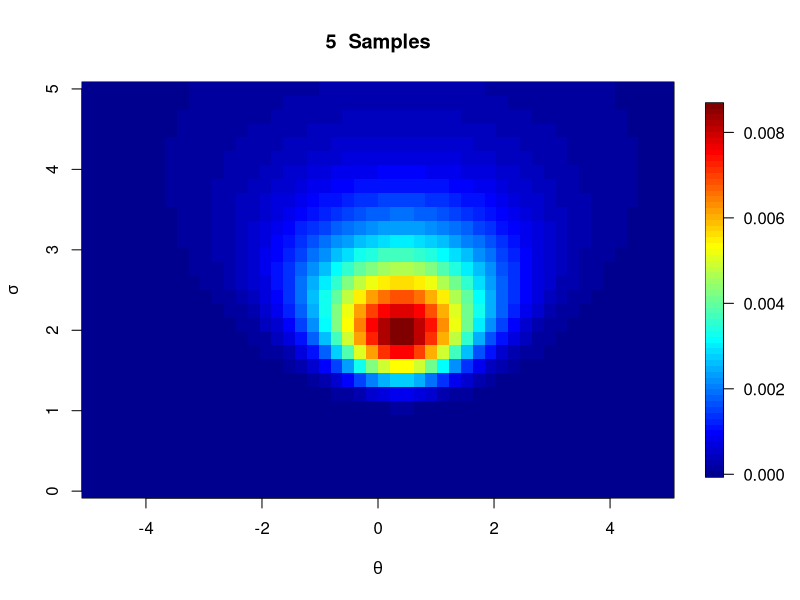
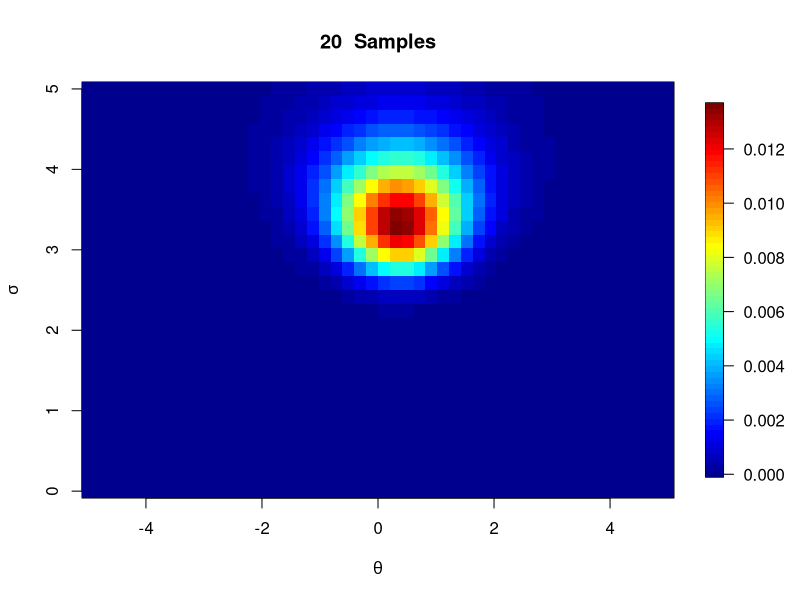
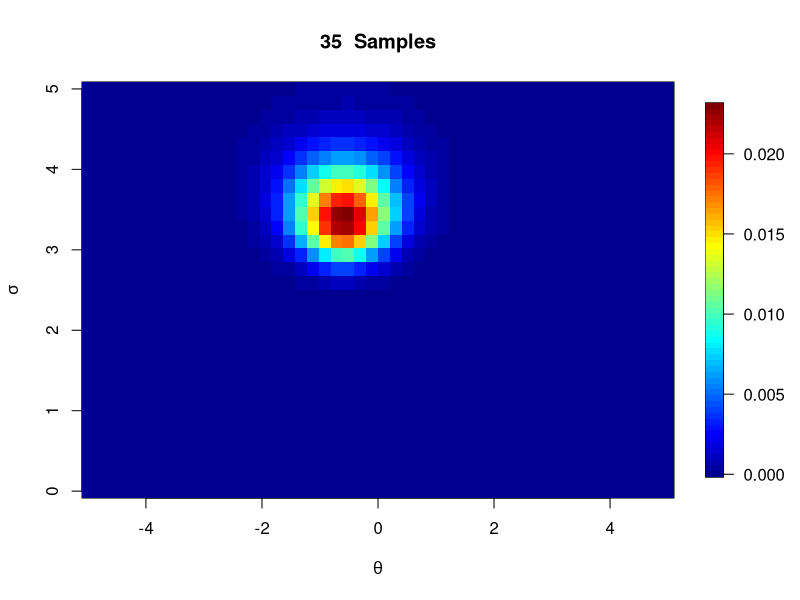
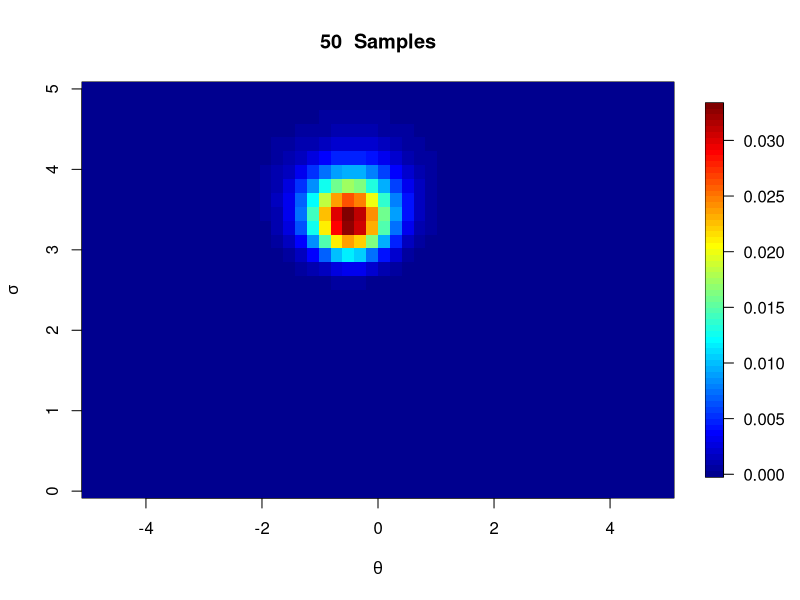

Here is the R script that generated these plots, in order:
## ---- chunk 1
mu <- 0
sigma <- 3
n <- 50
y <- rnorm(n,mu,sigma)
mu_range <- seq(-5,5,length = 50)
s_range <- seq(0.001,5,length = 30)
post_approx <- function(y,n,mu_range,s_range){
  mu_y <- mean(y)
  s_y <- var(y)
  post <- matrix(0,nrow = length(mu_range),ncol = length(s_range))
  for( i in 1:length(mu_range)){
    for(j in 1:length(s_range)){
      post[i,j] <- (s_range[j]^(-(n+2)))*exp(-((n-1)*s_y+n*(mu_y-mu_range[i])^2)
                                             /(2*s_range[j]^2))
    }
  }
  return(post)
}





library(fields)

for(n1 in seq(5,n,by =  15)){
  estimates <- post_approx(y[1:n1],n1,mu_range,s_range)
  #Normalize Posteriors as densities are quite small
  estimates <- estimates/sum(estimates)


  image.plot(mu_range,s_range,estimates,
           xlab=expression(theta),
           ylab=expression(sigma),
           main = paste(n1," Samples"))
  #contour(mu_range,s_range,estimates,add=T)
}

  
